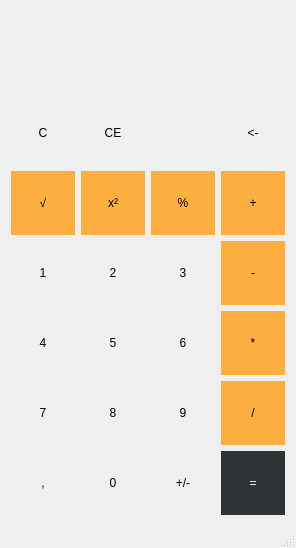
<?xml version="1.0" encoding="UTF-8"?>
<ui version="4.0">
 <class>MainWindow</class>
 <widget class="QMainWindow" name="MainWindow">
  <property name="geometry">
   <rect>
    <x>0</x>
    <y>0</y>
    <width>292</width>
    <height>547</height>
   </rect>
  </property>
  <property name="windowTitle">
   <string>MainWindow</string>
  </property>
  <widget class="QWidget" name="centralWidget">
   <layout class="QVBoxLayout" name="verticalLayout">
    <item>
     <layout class="QHBoxLayout" name="horizontalLayout">
      <item>
       <widget class="QLabel" name="lb_lastResult">
        <property name="sizePolicy">
         <sizepolicy hsizetype="Expanding" vsizetype="Preferred">
          <horstretch>0</horstretch>
          <verstretch>0</verstretch>
         </sizepolicy>
        </property>
        <property name="text">
         <string/>
        </property>
       </widget>
      </item>
      <item>
       <widget class="QLabel" name="lb_operator">
        <property name="text">
         <string/>
        </property>
        <property name="alignment">
         <set>Qt::AlignRight|Qt::AlignTrailing|Qt::AlignVCenter</set>
        </property>
       </widget>
      </item>
     </layout>
    </item>
    <item>
     <layout class="QGridLayout" name="gridLayout">
      <item row="0" column="0" rowspan="2">
       <widget class="QLabel" name="lb_display">
        <property name="sizePolicy">
         <sizepolicy hsizetype="Expanding" vsizetype="Preferred">
          <horstretch>0</horstretch>
          <verstretch>0</verstretch>
         </sizepolicy>
        </property>
        <property name="minimumSize">
         <size>
          <width>0</width>
          <height>64</height>
         </size>
        </property>
        <property name="font">
         <font>
          <pointsize>16</pointsize>
         </font>
        </property>
        <property name="text">
         <string/>
        </property>
        <property name="alignment">
         <set>Qt::AlignRight|Qt::AlignTrailing|Qt::AlignVCenter</set>
        </property>
       </widget>
      </item>
      <item row="0" column="1">
       <spacer name="verticalSpacer">
        <property name="orientation">
         <enum>Qt::Vertical</enum>
        </property>
        <property name="sizeHint" stdset="0">
         <size>
          <width>20</width>
          <height>17</height>
         </size>
        </property>
       </spacer>
      </item>
      <item row="1" column="1">
       <widget class="QLabel" name="lb_ErrorDisplay">
        <property name="text">
         <string/>
        </property>
       </widget>
      </item>
     </layout>
    </item>
    <item>
     <layout class="QGridLayout" name="gridLayout_2">
      <item row="0" column="0">
       <widget class="QPushButton" name="pb_cmd_clear">
        <property name="sizePolicy">
         <sizepolicy hsizetype="Minimum" vsizetype="Minimum">
          <horstretch>0</horstretch>
          <verstretch>0</verstretch>
         </sizepolicy>
        </property>
        <property name="minimumSize">
         <size>
          <width>64</width>
          <height>64</height>
         </size>
        </property>
        <property name="maximumSize">
         <size>
          <width>64</width>
          <height>64</height>
         </size>
        </property>
        <property name="autoFillBackground">
         <bool>true</bool>
        </property>
        <property name="styleSheet">
         <string notr="true"/>
        </property>
        <property name="text">
         <string>C</string>
        </property>
        <property name="flat">
         <bool>true</bool>
        </property>
       </widget>
      </item>
      <item row="0" column="1">
       <widget class="QPushButton" name="pb_cmd_clearE">
        <property name="sizePolicy">
         <sizepolicy hsizetype="Minimum" vsizetype="Minimum">
          <horstretch>0</horstretch>
          <verstretch>0</verstretch>
         </sizepolicy>
        </property>
        <property name="minimumSize">
         <size>
          <width>64</width>
          <height>64</height>
         </size>
        </property>
        <property name="maximumSize">
         <size>
          <width>64</width>
          <height>64</height>
         </size>
        </property>
        <property name="autoFillBackground">
         <bool>true</bool>
        </property>
        <property name="styleSheet">
         <string notr="true"/>
        </property>
        <property name="text">
         <string>CE</string>
        </property>
        <property name="flat">
         <bool>true</bool>
        </property>
       </widget>
      </item>
      <item row="0" column="2">
       <spacer name="horizontalSpacer">
        <property name="orientation">
         <enum>Qt::Horizontal</enum>
        </property>
        <property name="sizeHint" stdset="0">
         <size>
          <width>72</width>
          <height>20</height>
         </size>
        </property>
       </spacer>
      </item>
      <item row="0" column="3">
       <widget class="QPushButton" name="pb_cmd_back">
        <property name="sizePolicy">
         <sizepolicy hsizetype="Minimum" vsizetype="Minimum">
          <horstretch>0</horstretch>
          <verstretch>0</verstretch>
         </sizepolicy>
        </property>
        <property name="minimumSize">
         <size>
          <width>64</width>
          <height>64</height>
         </size>
        </property>
        <property name="maximumSize">
         <size>
          <width>64</width>
          <height>64</height>
         </size>
        </property>
        <property name="autoFillBackground">
         <bool>true</bool>
        </property>
        <property name="styleSheet">
         <string notr="true"/>
        </property>
        <property name="text">
         <string>&lt;-</string>
        </property>
        <property name="flat">
         <bool>true</bool>
        </property>
       </widget>
      </item>
      <item row="1" column="0">
       <widget class="QPushButton" name="pb_op_sqrt">
        <property name="sizePolicy">
         <sizepolicy hsizetype="Minimum" vsizetype="Minimum">
          <horstretch>0</horstretch>
          <verstretch>0</verstretch>
         </sizepolicy>
        </property>
        <property name="minimumSize">
         <size>
          <width>64</width>
          <height>64</height>
         </size>
        </property>
        <property name="maximumSize">
         <size>
          <width>64</width>
          <height>64</height>
         </size>
        </property>
        <property name="palette">
         <palette>
          <active>
           <colorrole role="Button">
            <brush brushstyle="SolidPattern">
             <color alpha="255">
              <red>252</red>
              <green>175</green>
              <blue>62</blue>
             </color>
            </brush>
           </colorrole>
          </active>
          <inactive>
           <colorrole role="Button">
            <brush brushstyle="SolidPattern">
             <color alpha="255">
              <red>252</red>
              <green>175</green>
              <blue>62</blue>
             </color>
            </brush>
           </colorrole>
          </inactive>
          <disabled>
           <colorrole role="Button">
            <brush brushstyle="SolidPattern">
             <color alpha="255">
              <red>252</red>
              <green>175</green>
              <blue>62</blue>
             </color>
            </brush>
           </colorrole>
          </disabled>
         </palette>
        </property>
        <property name="autoFillBackground">
         <bool>true</bool>
        </property>
        <property name="styleSheet">
         <string notr="true"/>
        </property>
        <property name="text">
         <string>√</string>
        </property>
        <property name="flat">
         <bool>true</bool>
        </property>
       </widget>
      </item>
      <item row="1" column="1">
       <widget class="QPushButton" name="pb_op_sq">
        <property name="sizePolicy">
         <sizepolicy hsizetype="Minimum" vsizetype="Minimum">
          <horstretch>0</horstretch>
          <verstretch>0</verstretch>
         </sizepolicy>
        </property>
        <property name="minimumSize">
         <size>
          <width>64</width>
          <height>64</height>
         </size>
        </property>
        <property name="maximumSize">
         <size>
          <width>64</width>
          <height>64</height>
         </size>
        </property>
        <property name="palette">
         <palette>
          <active>
           <colorrole role="Button">
            <brush brushstyle="SolidPattern">
             <color alpha="255">
              <red>252</red>
              <green>175</green>
              <blue>62</blue>
             </color>
            </brush>
           </colorrole>
          </active>
          <inactive>
           <colorrole role="Button">
            <brush brushstyle="SolidPattern">
             <color alpha="255">
              <red>252</red>
              <green>175</green>
              <blue>62</blue>
             </color>
            </brush>
           </colorrole>
          </inactive>
          <disabled>
           <colorrole role="Button">
            <brush brushstyle="SolidPattern">
             <color alpha="255">
              <red>252</red>
              <green>175</green>
              <blue>62</blue>
             </color>
            </brush>
           </colorrole>
          </disabled>
         </palette>
        </property>
        <property name="autoFillBackground">
         <bool>true</bool>
        </property>
        <property name="styleSheet">
         <string notr="true"/>
        </property>
        <property name="text">
         <string>x²</string>
        </property>
        <property name="flat">
         <bool>true</bool>
        </property>
       </widget>
      </item>
      <item row="1" column="2">
       <widget class="QPushButton" name="pb_op_percent">
        <property name="sizePolicy">
         <sizepolicy hsizetype="Minimum" vsizetype="Minimum">
          <horstretch>0</horstretch>
          <verstretch>0</verstretch>
         </sizepolicy>
        </property>
        <property name="minimumSize">
         <size>
          <width>64</width>
          <height>64</height>
         </size>
        </property>
        <property name="maximumSize">
         <size>
          <width>64</width>
          <height>64</height>
         </size>
        </property>
        <property name="palette">
         <palette>
          <active>
           <colorrole role="Button">
            <brush brushstyle="SolidPattern">
             <color alpha="255">
              <red>252</red>
              <green>175</green>
              <blue>62</blue>
             </color>
            </brush>
           </colorrole>
          </active>
          <inactive>
           <colorrole role="Button">
            <brush brushstyle="SolidPattern">
             <color alpha="255">
              <red>252</red>
              <green>175</green>
              <blue>62</blue>
             </color>
            </brush>
           </colorrole>
          </inactive>
          <disabled>
           <colorrole role="Button">
            <brush brushstyle="SolidPattern">
             <color alpha="255">
              <red>252</red>
              <green>175</green>
              <blue>62</blue>
             </color>
            </brush>
           </colorrole>
          </disabled>
         </palette>
        </property>
        <property name="autoFillBackground">
         <bool>true</bool>
        </property>
        <property name="styleSheet">
         <string notr="true"/>
        </property>
        <property name="text">
         <string>%</string>
        </property>
        <property name="flat">
         <bool>true</bool>
        </property>
       </widget>
      </item>
      <item row="1" column="3">
       <widget class="QPushButton" name="pb_op_plus">
        <property name="sizePolicy">
         <sizepolicy hsizetype="Minimum" vsizetype="Minimum">
          <horstretch>0</horstretch>
          <verstretch>0</verstretch>
         </sizepolicy>
        </property>
        <property name="minimumSize">
         <size>
          <width>64</width>
          <height>64</height>
         </size>
        </property>
        <property name="maximumSize">
         <size>
          <width>64</width>
          <height>64</height>
         </size>
        </property>
        <property name="palette">
         <palette>
          <active>
           <colorrole role="Button">
            <brush brushstyle="SolidPattern">
             <color alpha="255">
              <red>252</red>
              <green>175</green>
              <blue>62</blue>
             </color>
            </brush>
           </colorrole>
          </active>
          <inactive>
           <colorrole role="Button">
            <brush brushstyle="SolidPattern">
             <color alpha="255">
              <red>252</red>
              <green>175</green>
              <blue>62</blue>
             </color>
            </brush>
           </colorrole>
          </inactive>
          <disabled>
           <colorrole role="Button">
            <brush brushstyle="SolidPattern">
             <color alpha="255">
              <red>252</red>
              <green>175</green>
              <blue>62</blue>
             </color>
            </brush>
           </colorrole>
          </disabled>
         </palette>
        </property>
        <property name="autoFillBackground">
         <bool>true</bool>
        </property>
        <property name="styleSheet">
         <string notr="true"/>
        </property>
        <property name="text">
         <string>+</string>
        </property>
        <property name="flat">
         <bool>true</bool>
        </property>
       </widget>
      </item>
      <item row="2" column="0">
       <widget class="QPushButton" name="pb_1">
        <property name="sizePolicy">
         <sizepolicy hsizetype="Minimum" vsizetype="Minimum">
          <horstretch>0</horstretch>
          <verstretch>0</verstretch>
         </sizepolicy>
        </property>
        <property name="minimumSize">
         <size>
          <width>64</width>
          <height>64</height>
         </size>
        </property>
        <property name="maximumSize">
         <size>
          <width>64</width>
          <height>64</height>
         </size>
        </property>
        <property name="autoFillBackground">
         <bool>true</bool>
        </property>
        <property name="styleSheet">
         <string notr="true"/>
        </property>
        <property name="text">
         <string>1</string>
        </property>
        <property name="flat">
         <bool>true</bool>
        </property>
       </widget>
      </item>
      <item row="2" column="1">
       <widget class="QPushButton" name="pb_2">
        <property name="sizePolicy">
         <sizepolicy hsizetype="Minimum" vsizetype="Minimum">
          <horstretch>0</horstretch>
          <verstretch>0</verstretch>
         </sizepolicy>
        </property>
        <property name="minimumSize">
         <size>
          <width>64</width>
          <height>64</height>
         </size>
        </property>
        <property name="maximumSize">
         <size>
          <width>64</width>
          <height>64</height>
         </size>
        </property>
        <property name="autoFillBackground">
         <bool>true</bool>
        </property>
        <property name="styleSheet">
         <string notr="true"/>
        </property>
        <property name="text">
         <string>2</string>
        </property>
        <property name="flat">
         <bool>true</bool>
        </property>
       </widget>
      </item>
      <item row="2" column="2">
       <widget class="QPushButton" name="pb_3">
        <property name="sizePolicy">
         <sizepolicy hsizetype="Minimum" vsizetype="Minimum">
          <horstretch>0</horstretch>
          <verstretch>0</verstretch>
         </sizepolicy>
        </property>
        <property name="minimumSize">
         <size>
          <width>64</width>
          <height>64</height>
         </size>
        </property>
        <property name="maximumSize">
         <size>
          <width>64</width>
          <height>64</height>
         </size>
        </property>
        <property name="autoFillBackground">
         <bool>true</bool>
        </property>
        <property name="styleSheet">
         <string notr="true"/>
        </property>
        <property name="text">
         <string>3</string>
        </property>
        <property name="flat">
         <bool>true</bool>
        </property>
       </widget>
      </item>
      <item row="2" column="3">
       <widget class="QPushButton" name="pb_op_min">
        <property name="sizePolicy">
         <sizepolicy hsizetype="Minimum" vsizetype="Minimum">
          <horstretch>0</horstretch>
          <verstretch>0</verstretch>
         </sizepolicy>
        </property>
        <property name="minimumSize">
         <size>
          <width>64</width>
          <height>64</height>
         </size>
        </property>
        <property name="maximumSize">
         <size>
          <width>64</width>
          <height>64</height>
         </size>
        </property>
        <property name="palette">
         <palette>
          <active>
           <colorrole role="Button">
            <brush brushstyle="SolidPattern">
             <color alpha="255">
              <red>252</red>
              <green>175</green>
              <blue>62</blue>
             </color>
            </brush>
           </colorrole>
          </active>
          <inactive>
           <colorrole role="Button">
            <brush brushstyle="SolidPattern">
             <color alpha="255">
              <red>252</red>
              <green>175</green>
              <blue>62</blue>
             </color>
            </brush>
           </colorrole>
          </inactive>
          <disabled>
           <colorrole role="Button">
            <brush brushstyle="SolidPattern">
             <color alpha="255">
              <red>252</red>
              <green>175</green>
              <blue>62</blue>
             </color>
            </brush>
           </colorrole>
          </disabled>
         </palette>
        </property>
        <property name="autoFillBackground">
         <bool>true</bool>
        </property>
        <property name="styleSheet">
         <string notr="true"/>
        </property>
        <property name="text">
         <string>-</string>
        </property>
        <property name="flat">
         <bool>true</bool>
        </property>
       </widget>
      </item>
      <item row="3" column="0">
       <widget class="QPushButton" name="pb_4">
        <property name="sizePolicy">
         <sizepolicy hsizetype="Minimum" vsizetype="Minimum">
          <horstretch>0</horstretch>
          <verstretch>0</verstretch>
         </sizepolicy>
        </property>
        <property name="minimumSize">
         <size>
          <width>64</width>
          <height>64</height>
         </size>
        </property>
        <property name="maximumSize">
         <size>
          <width>64</width>
          <height>64</height>
         </size>
        </property>
        <property name="autoFillBackground">
         <bool>true</bool>
        </property>
        <property name="styleSheet">
         <string notr="true"/>
        </property>
        <property name="text">
         <string>4</string>
        </property>
        <property name="flat">
         <bool>true</bool>
        </property>
       </widget>
      </item>
      <item row="3" column="1">
       <widget class="QPushButton" name="pb_5">
        <property name="sizePolicy">
         <sizepolicy hsizetype="Minimum" vsizetype="Minimum">
          <horstretch>0</horstretch>
          <verstretch>0</verstretch>
         </sizepolicy>
        </property>
        <property name="minimumSize">
         <size>
          <width>64</width>
          <height>64</height>
         </size>
        </property>
        <property name="maximumSize">
         <size>
          <width>64</width>
          <height>64</height>
         </size>
        </property>
        <property name="autoFillBackground">
         <bool>true</bool>
        </property>
        <property name="styleSheet">
         <string notr="true"/>
        </property>
        <property name="text">
         <string>5</string>
        </property>
        <property name="flat">
         <bool>true</bool>
        </property>
       </widget>
      </item>
      <item row="3" column="2">
       <widget class="QPushButton" name="pb_6">
        <property name="sizePolicy">
         <sizepolicy hsizetype="Minimum" vsizetype="Minimum">
          <horstretch>0</horstretch>
          <verstretch>0</verstretch>
         </sizepolicy>
        </property>
        <property name="minimumSize">
         <size>
          <width>64</width>
          <height>64</height>
         </size>
        </property>
        <property name="maximumSize">
         <size>
          <width>64</width>
          <height>64</height>
         </size>
        </property>
        <property name="autoFillBackground">
         <bool>true</bool>
        </property>
        <property name="styleSheet">
         <string notr="true"/>
        </property>
        <property name="text">
         <string>6</string>
        </property>
        <property name="flat">
         <bool>true</bool>
        </property>
       </widget>
      </item>
      <item row="3" column="3">
       <widget class="QPushButton" name="pb_op_mul">
        <property name="sizePolicy">
         <sizepolicy hsizetype="Minimum" vsizetype="Minimum">
          <horstretch>0</horstretch>
          <verstretch>0</verstretch>
         </sizepolicy>
        </property>
        <property name="minimumSize">
         <size>
          <width>64</width>
          <height>64</height>
         </size>
        </property>
        <property name="maximumSize">
         <size>
          <width>64</width>
          <height>64</height>
         </size>
        </property>
        <property name="palette">
         <palette>
          <active>
           <colorrole role="Button">
            <brush brushstyle="SolidPattern">
             <color alpha="255">
              <red>252</red>
              <green>175</green>
              <blue>62</blue>
             </color>
            </brush>
           </colorrole>
          </active>
          <inactive>
           <colorrole role="Button">
            <brush brushstyle="SolidPattern">
             <color alpha="255">
              <red>252</red>
              <green>175</green>
              <blue>62</blue>
             </color>
            </brush>
           </colorrole>
          </inactive>
          <disabled>
           <colorrole role="Button">
            <brush brushstyle="SolidPattern">
             <color alpha="255">
              <red>252</red>
              <green>175</green>
              <blue>62</blue>
             </color>
            </brush>
           </colorrole>
          </disabled>
         </palette>
        </property>
        <property name="autoFillBackground">
         <bool>true</bool>
        </property>
        <property name="styleSheet">
         <string notr="true"/>
        </property>
        <property name="text">
         <string>*</string>
        </property>
        <property name="flat">
         <bool>true</bool>
        </property>
       </widget>
      </item>
      <item row="4" column="0">
       <widget class="QPushButton" name="pb_7">
        <property name="sizePolicy">
         <sizepolicy hsizetype="Minimum" vsizetype="Minimum">
          <horstretch>0</horstretch>
          <verstretch>0</verstretch>
         </sizepolicy>
        </property>
        <property name="minimumSize">
         <size>
          <width>64</width>
          <height>64</height>
         </size>
        </property>
        <property name="maximumSize">
         <size>
          <width>64</width>
          <height>64</height>
         </size>
        </property>
        <property name="autoFillBackground">
         <bool>true</bool>
        </property>
        <property name="styleSheet">
         <string notr="true"/>
        </property>
        <property name="text">
         <string>7</string>
        </property>
        <property name="flat">
         <bool>true</bool>
        </property>
       </widget>
      </item>
      <item row="4" column="1">
       <widget class="QPushButton" name="pb_8">
        <property name="sizePolicy">
         <sizepolicy hsizetype="Minimum" vsizetype="Minimum">
          <horstretch>0</horstretch>
          <verstretch>0</verstretch>
         </sizepolicy>
        </property>
        <property name="minimumSize">
         <size>
          <width>64</width>
          <height>64</height>
         </size>
        </property>
        <property name="maximumSize">
         <size>
          <width>64</width>
          <height>64</height>
         </size>
        </property>
        <property name="autoFillBackground">
         <bool>true</bool>
        </property>
        <property name="styleSheet">
         <string notr="true"/>
        </property>
        <property name="text">
         <string>8</string>
        </property>
        <property name="flat">
         <bool>true</bool>
        </property>
       </widget>
      </item>
      <item row="4" column="2">
       <widget class="QPushButton" name="pb_9">
        <property name="sizePolicy">
         <sizepolicy hsizetype="Minimum" vsizetype="Minimum">
          <horstretch>0</horstretch>
          <verstretch>0</verstretch>
         </sizepolicy>
        </property>
        <property name="minimumSize">
         <size>
          <width>64</width>
          <height>64</height>
         </size>
        </property>
        <property name="maximumSize">
         <size>
          <width>64</width>
          <height>64</height>
         </size>
        </property>
        <property name="autoFillBackground">
         <bool>true</bool>
        </property>
        <property name="styleSheet">
         <string notr="true"/>
        </property>
        <property name="text">
         <string>9</string>
        </property>
        <property name="flat">
         <bool>true</bool>
        </property>
       </widget>
      </item>
      <item row="4" column="3">
       <widget class="QPushButton" name="pb_op_div">
        <property name="sizePolicy">
         <sizepolicy hsizetype="Minimum" vsizetype="Minimum">
          <horstretch>0</horstretch>
          <verstretch>0</verstretch>
         </sizepolicy>
        </property>
        <property name="minimumSize">
         <size>
          <width>64</width>
          <height>64</height>
         </size>
        </property>
        <property name="maximumSize">
         <size>
          <width>64</width>
          <height>64</height>
         </size>
        </property>
        <property name="palette">
         <palette>
          <active>
           <colorrole role="Button">
            <brush brushstyle="SolidPattern">
             <color alpha="255">
              <red>252</red>
              <green>175</green>
              <blue>62</blue>
             </color>
            </brush>
           </colorrole>
          </active>
          <inactive>
           <colorrole role="Button">
            <brush brushstyle="SolidPattern">
             <color alpha="255">
              <red>252</red>
              <green>175</green>
              <blue>62</blue>
             </color>
            </brush>
           </colorrole>
          </inactive>
          <disabled>
           <colorrole role="Button">
            <brush brushstyle="SolidPattern">
             <color alpha="255">
              <red>252</red>
              <green>175</green>
              <blue>62</blue>
             </color>
            </brush>
           </colorrole>
          </disabled>
         </palette>
        </property>
        <property name="autoFillBackground">
         <bool>true</bool>
        </property>
        <property name="styleSheet">
         <string notr="true"/>
        </property>
        <property name="text">
         <string>/</string>
        </property>
        <property name="flat">
         <bool>true</bool>
        </property>
       </widget>
      </item>
      <item row="5" column="0">
       <widget class="QPushButton" name="pb_pt">
        <property name="sizePolicy">
         <sizepolicy hsizetype="Minimum" vsizetype="Minimum">
          <horstretch>0</horstretch>
          <verstretch>0</verstretch>
         </sizepolicy>
        </property>
        <property name="minimumSize">
         <size>
          <width>64</width>
          <height>64</height>
         </size>
        </property>
        <property name="maximumSize">
         <size>
          <width>64</width>
          <height>64</height>
         </size>
        </property>
        <property name="autoFillBackground">
         <bool>true</bool>
        </property>
        <property name="styleSheet">
         <string notr="true"/>
        </property>
        <property name="text">
         <string>,</string>
        </property>
        <property name="flat">
         <bool>true</bool>
        </property>
       </widget>
      </item>
      <item row="5" column="1">
       <widget class="QPushButton" name="pb_0">
        <property name="sizePolicy">
         <sizepolicy hsizetype="Minimum" vsizetype="Minimum">
          <horstretch>0</horstretch>
          <verstretch>0</verstretch>
         </sizepolicy>
        </property>
        <property name="minimumSize">
         <size>
          <width>64</width>
          <height>64</height>
         </size>
        </property>
        <property name="maximumSize">
         <size>
          <width>64</width>
          <height>64</height>
         </size>
        </property>
        <property name="autoFillBackground">
         <bool>true</bool>
        </property>
        <property name="styleSheet">
         <string notr="true"/>
        </property>
        <property name="text">
         <string>0</string>
        </property>
        <property name="flat">
         <bool>true</bool>
        </property>
       </widget>
      </item>
      <item row="5" column="2">
       <widget class="QPushButton" name="pb_plus_minus">
        <property name="sizePolicy">
         <sizepolicy hsizetype="Minimum" vsizetype="Minimum">
          <horstretch>0</horstretch>
          <verstretch>0</verstretch>
         </sizepolicy>
        </property>
        <property name="minimumSize">
         <size>
          <width>64</width>
          <height>64</height>
         </size>
        </property>
        <property name="maximumSize">
         <size>
          <width>64</width>
          <height>64</height>
         </size>
        </property>
        <property name="autoFillBackground">
         <bool>true</bool>
        </property>
        <property name="styleSheet">
         <string notr="true"/>
        </property>
        <property name="text">
         <string>+/-</string>
        </property>
        <property name="flat">
         <bool>true</bool>
        </property>
       </widget>
      </item>
      <item row="5" column="3">
       <widget class="QPushButton" name="pb_cmd_enter">
        <property name="sizePolicy">
         <sizepolicy hsizetype="Minimum" vsizetype="Minimum">
          <horstretch>0</horstretch>
          <verstretch>0</verstretch>
         </sizepolicy>
        </property>
        <property name="minimumSize">
         <size>
          <width>64</width>
          <height>64</height>
         </size>
        </property>
        <property name="maximumSize">
         <size>
          <width>64</width>
          <height>64</height>
         </size>
        </property>
        <property name="palette">
         <palette>
          <active>
           <colorrole role="Button">
            <brush brushstyle="SolidPattern">
             <color alpha="255">
              <red>46</red>
              <green>52</green>
              <blue>54</blue>
             </color>
            </brush>
           </colorrole>
           <colorrole role="ButtonText">
            <brush brushstyle="SolidPattern">
             <color alpha="255">
              <red>243</red>
              <green>243</green>
              <blue>243</blue>
             </color>
            </brush>
           </colorrole>
          </active>
          <inactive>
           <colorrole role="Button">
            <brush brushstyle="SolidPattern">
             <color alpha="255">
              <red>46</red>
              <green>52</green>
              <blue>54</blue>
             </color>
            </brush>
           </colorrole>
           <colorrole role="ButtonText">
            <brush brushstyle="SolidPattern">
             <color alpha="255">
              <red>243</red>
              <green>243</green>
              <blue>243</blue>
             </color>
            </brush>
           </colorrole>
          </inactive>
          <disabled>
           <colorrole role="Button">
            <brush brushstyle="SolidPattern">
             <color alpha="255">
              <red>46</red>
              <green>52</green>
              <blue>54</blue>
             </color>
            </brush>
           </colorrole>
           <colorrole role="ButtonText">
            <brush brushstyle="SolidPattern">
             <color alpha="255">
              <red>190</red>
              <green>190</green>
              <blue>190</blue>
             </color>
            </brush>
           </colorrole>
          </disabled>
         </palette>
        </property>
        <property name="autoFillBackground">
         <bool>true</bool>
        </property>
        <property name="styleSheet">
         <string notr="true"/>
        </property>
        <property name="text">
         <string>=</string>
        </property>
        <property name="flat">
         <bool>true</bool>
        </property>
       </widget>
      </item>
     </layout>
    </item>
   </layout>
  </widget>
  <widget class="QStatusBar" name="statusBar"/>
 </widget>
 <layoutdefault spacing="6" margin="11"/>
 <resources/>
 <connections/>
</ui>
